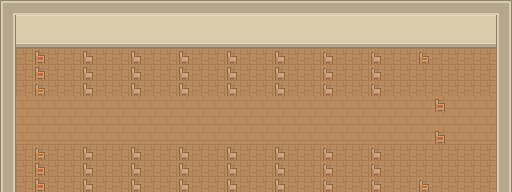

This is a level from a 2D game, rendered from its Tiled map with the project's own tilesets. A one-line summary and the map file follow, with tile-layer data summarised:
An orthogonal 32x12 tile map with 16x16 px tiles, 3 tile layers (floor, props, walls) and 13 objects (12x Npc, Player).

<map version="1.0" orientation="orthogonal" renderorder="right-down" width="32" height="12" tilewidth="16" tileheight="16" nextobjectid="25">
 <tileset firstgid="1" name="roguelike" tilewidth="16" tileheight="16" spacing="1" tilecount="1767" columns="57">
  <image source="../sprites/roguelikeSheet_transparent.png" width="968" height="526" />
 </tileset>
 <layer name="floor" width="32" height="12">
  <data>[384 cells, 384 non-empty, 2 distinct tile ids]</data>
 </layer>
 <layer name="props" width="32" height="12">
  <properties>
   <property name="collidable" type="bool" value="true" />
  </properties>
  <data>[384 cells, 52 non-empty, 4 distinct tile ids]</data>
 </layer>
 <objectgroup name="actors">
  <properties>
   <property name="hidden" type="bool" value="true" />
  </properties>
  <object id="5" name="player" type="Player" gid="1766" x="33" y="127" width="14" height="14" />
  <object id="13" type="Npc" gid="1762" x="48" y="192" width="16" height="16" />
  <object id="14" type="Npc" gid="1762" x="96" y="80" width="16" height="16" />
  <object id="15" type="Npc" gid="1762" x="192" y="160" width="16" height="16" />
  <object id="16" type="Npc" gid="1762" x="192" y="176" width="16" height="16" />
  <object id="17" type="Npc" gid="1762" x="192" y="192" width="16" height="16" />
  <object id="18" type="Npc" gid="1762" x="192" y="96" width="16" height="16" />
  <object id="19" type="Npc" gid="1762" x="192" y="64" width="16" height="16" />
  <object id="20" type="Npc" gid="1762" x="288" y="64" width="16" height="16" />
  <object id="21" type="Npc" gid="1762" x="448" y="112" width="16" height="16" />
  <object id="22" type="Npc" gid="1762" x="448" y="144" width="16" height="16" />
  <object id="23" type="Npc" gid="1762" x="432" y="64" width="16" height="16" />
  <object id="24" type="Npc" gid="1762" x="48" y="64" width="16" height="16" />
 </objectgroup>
 <layer name="walls" width="32" height="12">
  <properties>
   <property name="collidable" type="bool" value="true" />
  </properties>
  <data>[384 cells, 114 non-empty, 6 distinct tile ids]</data>
 </layer>
</map>
